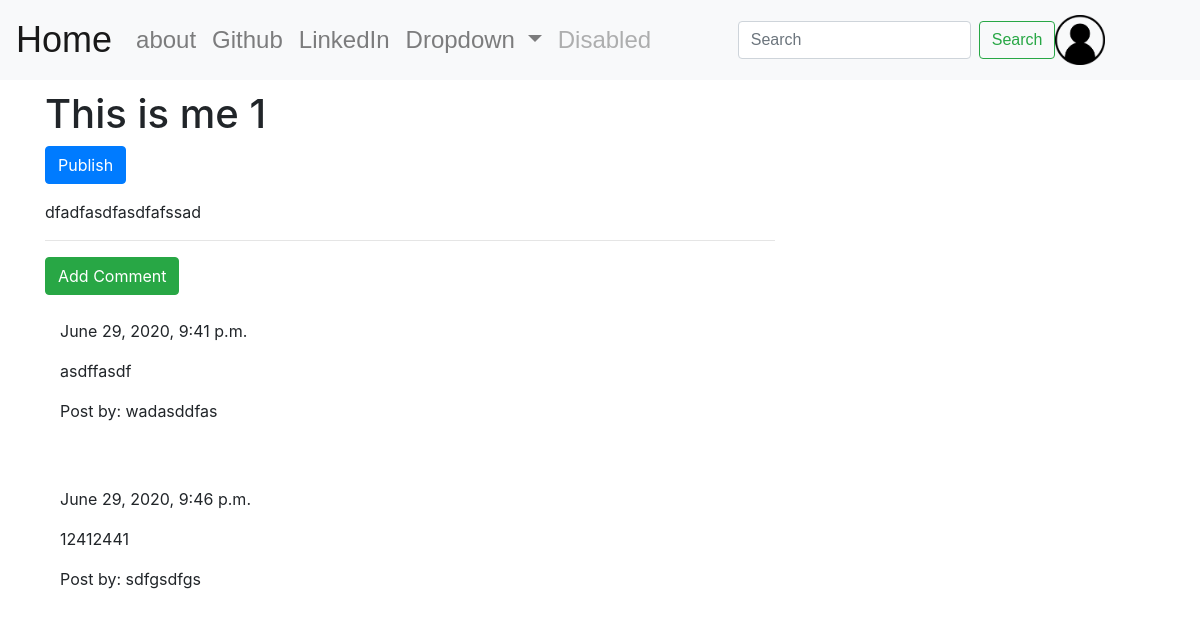
/post/1, run on the app's committed database.
### blog/models.py (models this page shows, shortened)
class Post(models.Model):
    author = models.ForeignKey("auth.User", on_delete=models.CASCADE)
    title = models.CharField(max_length=200)
    text = models.TextField()
    create_date = models.DateTimeField(default=timezone.now)
    public_date = models.DateTimeField(blank=True, null=True)

class Comment(models.Model):
    post = models.ForeignKey("blog.Post", related_name="comments", on_delete=models.CASCADE)
    author = models.CharField(max_length=200)
    text = models.TextField()
    create_date = models.DateTimeField(default=timezone.now)
    approved_comment = models.BooleanField(default=False)

### blog/views.py (the view)
# urls.py: path('post/<pk>', views.PostDetailView.as_view(), name="post_detail"),
class PostDetailView(DetailView):
    model = Post

### blog/templates/blog/post_detail.html (shortened to what this page needs)
{% extends 'blog/base.html' %}
{% block body_block %}
    <h1 class="posttitle">{{ post.title }}</h1>
    {% if post.published_date %}
        <div class="date postcontent">
            {{ post.public_date }}
        </div>
    {% else %}
        <a class="btn btn-primary" href="{% url "blog:post_publish" pk=post.pk %}">Publish</a>
    {% endif %}
    <p class="postcontent">{{ post.text|safe|linebreaks }}</p>
    <hr>
    <a class="btn btn-success btn-comment" href="{% url "blog:add_comment_to_post" pk=post.pk %}">Add Comment</a>
    <div class="container">
        {% for comment in post.comments.all %}
            <br>
            {% if user.is_authenticated or comment.approved_comment %}
                {{ comment.create_date }}
                <p>{{ comment.text|safe|linebreaks }}</p>
                <p>Post by: {{ comment.author }}</p>
                <br>
            {% endif %}
            {% empty %}
            <p>No comments</p>
        {% endfor %}
    </div>
{% endblock %}

### data on the page
Post: title "This is me 1", text "dfadfasdfasdfafssad"
Comment: create_date "June 29, 2020, 9:41 p.m.", text "asdffasdf", author "wadasddfas"
Comment: create_date "June 29, 2020, 9:46 p.m.", text "12412441", author "sdfgsdfgs"
